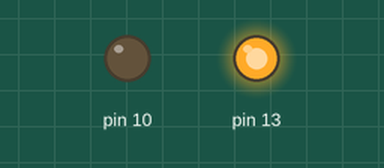
Simulated run of this sketch. Board: Arduino Uno, built with avr-gcc and run on an emulated ATmega328P. Parts: output pins drawn as LEDs (lit = HIGH).

Above: at 0.1 s.
At 39.1 s:
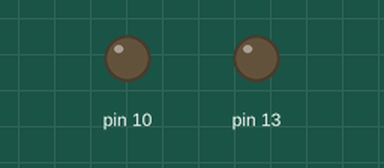
Timing chart, 0 to 40.0 s (numbered marks = the images above):
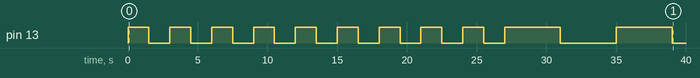

Measured:
- by itself, pin 13: goes 9 × (HIGH 1.5 s, LOW 1.5 s), HIGH 4.0 s, LOW 4.0 s, HIGH 4.0 s, then LOW

The sketch:

Sound_Pattern_Generator.ino
```cpp
int x = 0;

void setup() {
  // put your setup code here, to run once:

  pinMode(10, OUTPUT);
  pinMode(13, OUTPUT);
  digitalWrite(10, LOW);

}

void loop() {
  // put your main code here, to run repeatedly:

  x++;

  if (x < 10) {
    digitalWrite(13, HIGH);
    delay(1500);
    digitalWrite(13, LOW);
    delay(1500);
  }

  else if (x >= 10) {
    digitalWrite(13, HIGH);
    delay(4000);
    digitalWrite(13, LOW);
    delay(4000);
  }

  else if (x == 20) {
    x = 0;
  }
}
```
